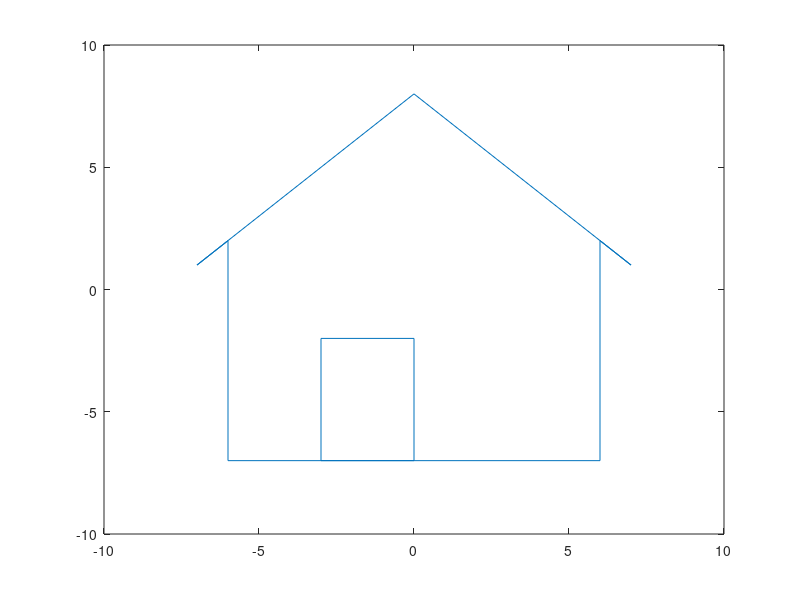

The MATLAB source for this figure:
clear all
clc

% a)
P = [
    -6 -6 -7 0 7 6 6 -3 -3 0 0 -6;
    -7 2 1 8 1 2 -7 -7 -2 -2 -7 -7
];

x = P(1,:);
y = P(2,:);
plot(x,y)
